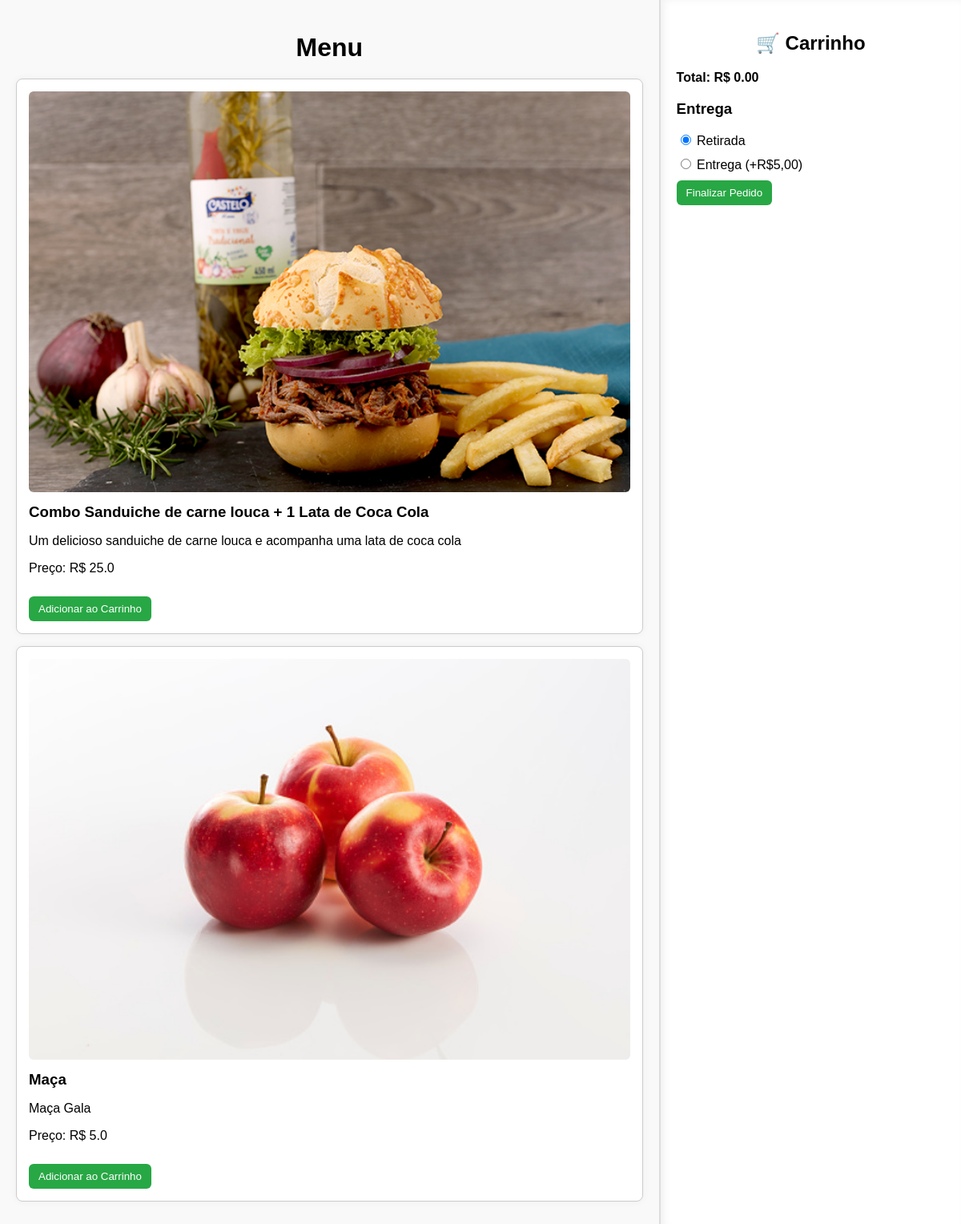
/menu (signed in), run on the app's committed database.
### app.py (models this page shows)
class Produto(db.Model):
    id = db.Column(db.Integer, primary_key=True)
    nome = db.Column(db.String(100), nullable=False)
    descricao = db.Column(db.Text, nullable=False)
    preco = db.Column(db.Float, nullable=False)
    imagem = db.Column(db.String(100), nullable=False)
    categoria_id = db.Column(db.Integer, db.ForeignKey('categoria.id'), nullable=True)

### app.py (the view)
@app.route('/menu')
def menu():
    produtos = Produto.query.all()
    categorias = Categoria.query.order_by(Categoria.nome).all()
    if 'usuario' not in session:
        return redirect(url_for('login.html'))
    return render_template('menu.html', produtos=produtos, categorias=categorias)

### templates/menu.html (shortened to what this page needs)
<!DOCTYPE html>
<html lang="pt-br">
<head>
</head>
<body>
    <div class="menu-container">
        <h1>Menu</h1>
        {% for produto in produtos %}
            <div class="menu-item">
                <img src="{{ url_for('static', filename='images/' + produto.imagem) }}" alt="{{ produto.nome }}">
                <h3>{{ produto.nome }}</h3>
                <p>{{ produto.descricao }}</p>
                <p>Preço: R$ {{ produto.preco }}</p>
                <button onclick="addToCart({{ produto.id }}, '{{ produto.nome }}', {{ produto.preco }})">
                    Adicionar ao Carrinho
                </button>
            </div>
        {% endfor %}
    </div>
    <div class="cart-container">
        <h2>🛒 Carrinho</h2>
        <p><strong>Total: R$ <span id="total-price">0.00</span></strong></p>
        <h3>Entrega</h3>
        <label>
            <input type="radio" name="delivery" value="retirada" checked onclick="toggleDelivery(false)"> Retirada
        </label>
        <label>
            <input type="radio" name="delivery" value="entrega" onclick="toggleDelivery(true)"> Entrega (+R$5,00)
        </label>
        <button onclick="finalizarPedido()">Finalizar Pedido</button>
    </div>
</body>
</html>

### templates/menu.html (style rules this page uses)
body { font-family: Arial, sans-serif; display: flex; height: 100vh; margin: 0; }
.menu-container { width: 70%; height: 100vh; overflow-y: auto; border-right: 2px solid #ddd; padding: 20px; background-color: #f9f9f9; }
.menu-container h1 { text-align: center; margin-bottom: 20px; }
.menu-item { border: 1px solid #ccc; border-radius: 8px; padding: 15px; margin-bottom: 15px; background-color: #ffffff; box-shadow: 0 0 10px rgba(0, 0, 0, 0.05); }
.menu-item img { width: 100%; height: 500px; object-fit: cover; border-radius: 6px; }
.menu-item h3 { margin: 10px 0 5px; }
.cart-container { width: 30%; padding: 20px; background-color: #fff; box-shadow: inset 5px 0 10px rgba(0, 0, 0, 0.05); overflow-y: auto; }
.cart-container h2 { text-align: center; margin-bottom: 20px; }
button { background-color: #28a745; color: white; padding: 8px 12px; border: none; border-radius: 6px; cursor: pointer; margin-top: 10px; }
label { display: block; margin-top: 10px; }

### data on the page
Produto: imagem (picture), nome "Combo Sanduiche de carne louca + 1 Lata de Coca Cola", descricao "Um delicioso sanduiche de carne louca e acompanha uma lata de coca cola", preco "25.0"
Produto: imagem (picture), nome "Maça", descricao "Maça Gala", preco "5.0"
